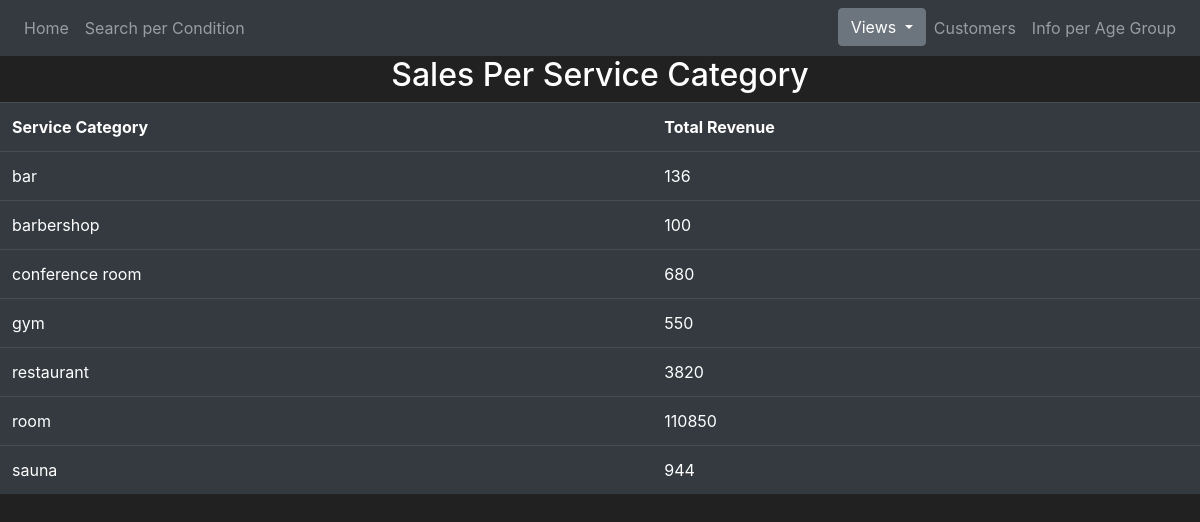
Screenshot of /sales_category with the database file from the repository.
### tables this page shows
CREATE TABLE "services" (
	"service_id"	INTEGER,
	"service_description"	TEXT NOT NULL UNIQUE,
	"service_type"	TEXT NOT NULL CHECK("service_type" IN ('no subscription', 'subscription')),
	PRIMARY KEY("service_id")
);

### server.py (the view)
@app.route("/sales_category", methods = ["GET","POST"])
def sales_category():
    con = sqlite3.connect("HotelFinal.db") #TODO
    cur = con.cursor()
    my_query = "select * from sales_category"
    print(my_query)
    cur.execute(my_query)
    results  = cur.fetchall()
    return render_template("SalesPerCategory.html", results = results)

### templates/SalesPerCategory.html (shortened to what this page needs)
{% extends 'base.html' %}
{% block content %}
<h2>Sales Per Service Category</h2>
<div style="height: 500px; overflow: auto;">
  <table class="table table-hover table-dark">
    <tr>
      <th>Service Category</th>
      <th>Total Revenue</th>
    </tr>
    {% for result in results %}
    <tr>
      <td>{{result[0]}}</td>
      <td>{{result[1]}}</td>
    </tr>
    {% endfor %}
  </table>
</div>
{% endblock %}

### templates/SalesPerCategory.html (style rules this page uses)
h2 { text-align: center; }

### templates/base.html (style rules this page uses)
body { background-color: #212121; color: white }

### rows the page displays
services: service_description "bar", result "136"
services: service_description "barbershop", result "100"
services: service_description "conference room", result "680"
services: service_description "gym", result "550"
services: service_description "restaurant", result "3820"
services: service_description "room", result "110850"
services: service_description "sauna", result "944"
